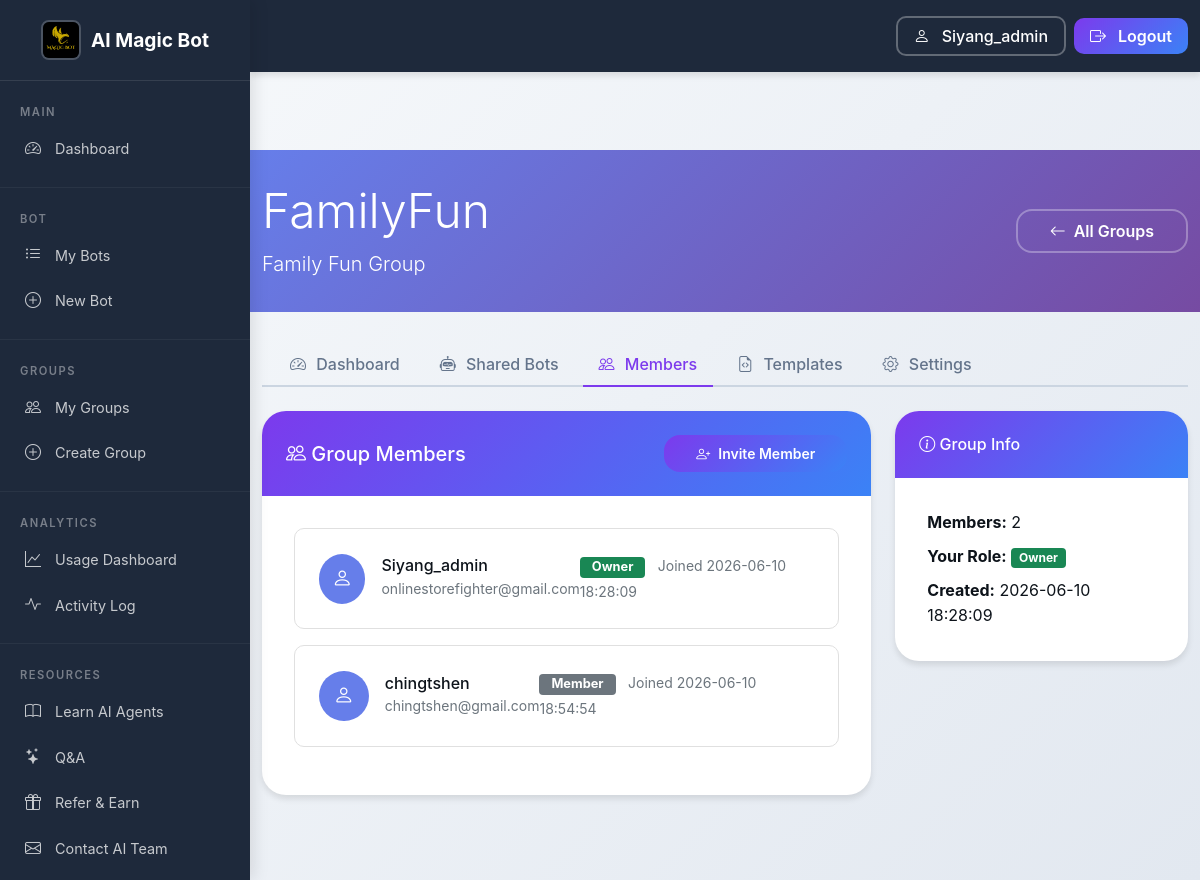
Screenshot of /groups/3/members (signed in) with the database file from the repository.
### tables this page shows
CREATE TABLE "users" (id INTEGER PRIMARY KEY AUTOINCREMENT, provider TEXT NOT NULL DEFAULT 'local', provider_id TEXT UNIQUE, username TEXT NOT NULL UNIQUE, email TEXT UNIQUE, password_hash TEXT, referral_credits INTEGER DEFAULT 0, referral_badge TEXT DEFAULT NULL, created_at TIMESTAMP DEFAULT CURRENT_TIMESTAMP, updated_at TIMESTAMP DEFAULT CURRENT_TIMESTAMP, preferred_platform TEXT DEFAULT NULL, platform_user_id TEXT DEFAULT NULL, trial_started_at TIMESTAMP DEFAULT NULL, bonus_trial_months INTEGER DEFAULT 0, stripe_customer_id TEXT DEFAULT NULL, subscription_status TEXT DEFAULT 'trial', subscription_id TEXT DEFAULT NULL, billing_plan TEXT DEFAULT 'free_trial', trial_ended_at TIMESTAMP DEFAULT NULL);

CREATE TABLE groups (
            id INTEGER PRIMARY KEY AUTOINCREMENT,
            name TEXT NOT NULL,
            description TEXT,
            created_by INTEGER NOT NULL REFERENCES users(id) ON DELETE CASCADE,
            created_at TIMESTAMP DEFAULT CURRENT_TIMESTAMP,
            updated_at TIMESTAMP DEFAULT CURRENT_TIMESTAMP,
            is_active BOOLEAN DEFAULT TRUE,
            settings TEXT DEFAULT '{}'
        , group_chat_id TEXT DEFAULT NULL);

CREATE TABLE group_members (
            id INTEGER PRIMARY KEY AUTOINCREMENT,
            group_id INTEGER NOT NULL REFERENCES groups(id) ON DELETE CASCADE,
            user_id INTEGER NOT NULL REFERENCES users(id) ON DELETE CASCADE,
            role TEXT NOT NULL DEFAULT 'member',
            joined_at TIMESTAMP DEFAULT CURRENT_TIMESTAMP,
            invited_by INTEGER REFERENCES users(id) ON DELETE SET NULL,
            status TEXT DEFAULT 'active',
            permissions TEXT DEFAULT '{}',
            UNIQUE(group_id, user_id)
        );

### group_collaboration_ui_part2.py (the view)
    @app.route("/groups/<int:group_id>/members")
    @group_required
    def group_members(group_id):
        conn = get_db_connection()
        group = conn.execute("SELECT * FROM groups WHERE id = ?", (group_id,)).fetchone()
        members = conn.execute("""
            SELECT
                tm.*,
                u.username,
                u.email,
                u.provider
            FROM group_members tm
            JOIN users u ON tm.user_id = u.id
            WHERE tm.group_id = ?
            ORDER BY
                CASE tm.role
                    WHEN 'owner' THEN 1
                    WHEN 'admin' THEN 2
                    WHEN 'member' THEN 3
                    WHEN 'viewer' THEN 4
                    ELSE 5
                END,
                tm.joined_at
        """, (group_id,)).fetchall()
        invitations = conn.execute("""
            SELECT ti.*, u.username as invited_by_name
            FROM group_invitations ti
            LEFT JOIN users u ON ti.invited_by = u.id
            WHERE ti.group_id = ? AND ti.status = 'pending'
            ORDER BY ti.created_at DESC
        """, (group_id,)).fetchall()
        user_role = conn.execute("""
            SELECT role FROM group_members
            WHERE group_id = ? AND user_id = ?
        """, (group_id, session["user_id"])).fetchone()
        conn.close()
        return render_template("group_members.html",
                             group=group,
                             members=members,
                             invitations=invitations,
                             user_role=user_role["role"] if user_role else None,
                             is_admin=(session.get("role") == "admin"),
                             username=session.get("username"),
                             role=session.get("role", "customer"))

### app_complete_with_groups.py (called while the page is built, shortened)
@app.context_processor
def inject_trial_notification():
    return {}

@app.context_processor
def inject_random_background():
    import random
    background_images = [
        '/static/AI_IMG1.jpeg',
        '/static/AI_IMG_2.jpeg',
        '/static/AI_IMG_3.jpeg',
        '/static/AI_IMG_4.jpeg'
    ]
    random_bg = random.choice(background_images)
    return {
        'random_background': random_bg,
        'all_backgrounds': background_images,
        'is_admin': session.get('role') == 'admin'
    }

@app.after_request
def _log_access(response):
    if hasattr(request, "method") and hasattr(request, "path"):
        _access_logger.info(
            '%s %s %s %s',
            request.remote_addr or "-",
            request.method,
            request.full_path if hasattr(request, "full_path") else request.path,
            response.status_code,
        )
    return response

    def __call__(self, environ, start_response):
        environ['wsgi.url_scheme'] = 'https'
        return super().__call__(environ, start_response)

### db.py (called while the page is built)
def _sqlite_conn():
    import sqlite3
    db_path = Path(__file__).parent / "users.db"
    conn = sqlite3.connect(str(db_path), timeout=10)
    conn.row_factory = sqlite3.Row
    conn.execute("PRAGMA journal_mode=WAL")
    conn.execute("PRAGMA busy_timeout = 5000")
    conn.execute("PRAGMA synchronous = NORMAL")
    conn.execute("PRAGMA foreign_keys = ON")
    return conn

def get_conn():
    if USE_PG:
        return _pg_conn()
    return _sqlite_conn()

### group_collaboration_ui_part2.py (called while the page is built)
def get_db_connection():
    return get_conn()

def check_group_permission(user_id, group_id, required_role='member'):
    conn = get_db_connection()
    member = conn.execute("""
        SELECT role FROM group_members
        WHERE user_id = ? AND group_id = ? AND status = 'active'
    """, (user_id, group_id)).fetchone()
    conn.close()
    if not member:
        return False
    role_hierarchy = {'owner': 4, 'admin': 3, 'member': 2, 'viewer': 1}
    user_role_level = role_hierarchy.get(member['role'], 0)
    required_role_level = role_hierarchy.get(required_role, 0)
    return user_role_level >= required_role_level

### templates/group_members.html (shortened to what this page needs)
<!DOCTYPE html>
<html lang="en">
<head>
    <link href="https://cdn.jsdelivr.net/npm/bootstrap@5.1.3/dist/css/bootstrap.min.css" rel="stylesheet">
    <link rel="stylesheet" href="https://cdn.jsdelivr.net/npm/bootstrap-icons@1.8.1/font/bootstrap-icons.css">
    <link rel="stylesheet" href="{{ url_for('static', filename='css/shared.css') }}">
</head>
<body class="sidebar-layout">
    {% with active_page='groups' %}
{% include '_sidebar.html' %}
{% endwith %}
<div class="sidebar-content">
    <div class="group-header">
        <div class="container">
            <div class="d-flex justify-content-between align-items-center">
                <div>
                    <h1 class="display-5 mb-2">{{ group.name }}</h1>
                    {% if group.description %}
                    <p class="lead mb-0">{{ group.description }}</p>
                    {% endif %}
                </div>
                <div>
                    <a href="/groups" class="btn btn-outline-light"><i class="bi bi-arrow-left"></i> All Groups</a>
                </div>
            </div>
        </div>
    </div>
    <div class="container">
        <ul class="nav nav-tabs mb-4">
            <li class="nav-item">
                <a class="nav-link" href="/groups/{{ group.id }}">
                    <i class="bi bi-speedometer2"></i> Dashboard
                </a>
            </li>
            <li class="nav-item">
                <a class="nav-link" href="/groups/{{ group.id }}/bots">
                    <i class="bi bi-robot"></i> Shared Bots
                </a>
            </li>
            <li class="nav-item">
                <a class="nav-link active" href="/groups/{{ group.id }}/members">
                    <i class="bi bi-people"></i> Members
                </a>
            </li>
            <li class="nav-item">
                <a class="nav-link" href="/groups/{{ group.id }}/templates">
                    <i class="bi bi-file-earmark-code"></i> Templates
                </a>
            </li>
            <li class="nav-item">
                <a class="nav-link" href="/groups/{{ group.id }}/settings">
                    <i class="bi bi-gear"></i> Settings
                </a>
            </li>
        </ul>
        <div class="row">
            <div class="col-lg-8">
                <div class="card">
                    <div class="card-header d-flex justify-content-between align-items-center">
                        <h5 class="mb-0"><i class="bi bi-people"></i> Group Members</h5>
                        {% if user_role == 'owner' or user_role == 'admin' %}
                        <button class="btn btn-primary btn-sm" data-bs-toggle="modal" data-bs-target="#inviteModal">
                            <i class="bi bi-person-plus"></i> Invite Member
                        </button>
                        {% endif %}
                    </div>
                    <div class="card-body">
                        {% if members %}
                            {% for member in members %}
                            <div class="member-card">
                                <div class="d-flex align-items-center">
                                    <div class="avatar me-3">
                                        <i class="bi bi-person"></i>
                                    </div>
                                    <div class="flex-grow-1">
                                        <div class="d-flex justify-content-between align-items-center">
                                            <div>
                                                <h6 class="mb-0">{{ member.username }}</h6>
                                                <small class="text-muted">{{ member.email }}</small>
                                            </div>
                                            <div>
                                                <span class="badge bg-{{ 'success' if member.role == 'owner' else 'primary' if member.role == 'admin' else 'secondary' }} role-badge">
                                                    {{ member.role|title }}
                                                </span>
                                                <small class="text-muted ms-2">Joined {{ member.joined_at }}</small>
                                            </div>
                                        </div>
                                    </div>
                                </div>
                            </div>
                            {% endfor %}
                        {% endif %}
                    </div>
                </div>
            </div>
            <div class="col-lg-4">
                <div class="card">
                    <div class="card-header">
                        <h6 class="mb-0"><i class="bi bi-info-circle"></i> Group Info</h6>
                    </div>
                    <div class="card-body">
                        <ul class="list-unstyled mb-0">
                            <li class="mb-2"><strong>Members:</strong> {{ members|length }}</li>
                            <li class="mb-2"><strong>Your Role:</strong>
                                <span class="badge bg-{{ 'success' if user_role == 'owner' else 'primary' if user_role == 'admin' else 'secondary' }}">
                                    {{ user_role|title }}
                                </span>
                            </li>
                            <li><strong>Created:</strong> {{ group.created_at }}</li>
                        </ul>
                    </div>
                </div>
            </div>
        </div>
    </div>
</div>
</body>
</html>

### templates/_navbar.html (shortened to what this page needs)
<nav class="navbar navbar-expand-lg navbar-dark fixed-top">
    <div class="container">
        <div class="collapse navbar-collapse" id="navbarNav">
            <ul class="navbar-nav ms-auto align-items-center">
                {% if username %}
                <li class="nav-item ms-3">
                    <a href="{{ url_for('profile') }}" class="btn btn-outline-light" style="border-radius: 10px; padding: 6px 16px; font-weight: 500; border-width: 2px;">
                        <i class="bi bi-person me-1"></i> {{ username }}
                    </a>
                </li>
                {% endif %}
                <li class="nav-item ms-2">
                    <a href="{{ url_for('logout') }}" class="btn btn-primary" style="border-radius: 10px; padding: 6px 16px; font-weight: 600;">
                        <i class="bi bi-box-arrow-right me-1"></i> Logout
                    </a>
                </li>
            </ul>
        </div>
    </div>
</nav>
<div style="padding-top: 80px;"></div>

### static/css/shared.css (style rules this page uses)
:root { --primary-color: #7c3aed; --secondary-color: #3b82f6; --accent-color: #f59e0b; --success-color: #10b981; --danger-color: #ef4444; --warning-color: #f59e0b; --info-color: #3b82f6; --dark-color: #1e293b; --light-color: #f8fafc; --gray-100: #f1f5f9; --gray-200: #e2e8f0; --gray-300: #cbd5e1; --gray-400: #94a3b8; --gray-500: #64748b; --gray-600: #475569; --gray-700: #334155; --gray-800: #1e293b; --gray-900: #0f172a; --body-bg: linear-gradient(135deg, #f8fafc 0%, #e2e8f0 100%); --card-bg: white; --text-color: var(--dark-color); --text-light: var(--gray-600); --text-muted: var(--gray-500); --border-color: var(--gray-300); --spacing-xs: 0.25rem; --spacing-sm: 0.5rem; --spacing-md: 1rem; --spacing-lg: 1.5rem; --spacing-xl: 2rem; --spacing-2xl: 3rem; --spacing-3xl: 4rem; --radius-sm: 0.25rem; --radius-md: 0.5rem; --radius-lg: 1rem; --radius-xl: 1.5rem; --radius-2xl: 2rem; --shadow-sm: 0 1px 3px rgba(0, 0, 0, 0.12); --shadow-md: 0 4px 6px rgba(0, 0, 0, 0.1); --shadow-lg: 0 10px 25px rgba(0, 0, 0, 0.15); --shadow-xl: 0 20px 40px rgba(0, 0, 0, 0.2); --shadow-2xl: 0 25px 50px rgba(0, 0, 0, 0.25); --transition-fast: 0.15s ease; --transition-normal: 0.3s ease; --transition-slow: 0.5s ease; --transition-bounce: cubic-bezier(0.175, 0.885, 0.32, 1.275); }
* { font-family: 'Poppins', -apple-system, BlinkMacSystemFont, 'Segoe UI', Roboto, 'Helvetica Neue', Arial, sans-serif; box-sizing: border-box; }
body { background: var(--body-bg); color: var(--text-color); line-height: 1.6; min-height: 100vh; overflow-x: hidden; }
a { color: var(--primary-color); text-decoration: none; transition: color var(--transition-fast); }
.navbar { background: var(--dark-color); transition: all var(--transition-normal); z-index: 1030; padding: var(--spacing-md) 0; box-shadow: var(--shadow-md); }
.nav-link { font-weight: 500; padding: var(--spacing-sm) var(--spacing-md) !important; margin: 0 var(--spacing-xs); border-radius: var(--radius-md); transition: all var(--transition-normal); color: rgba(255, 255, 255, 0.9) !important; }
.nav-link:hover, .nav-link.active { background: rgba(255, 255, 255, 0.1); transform: translateY(-2px); color: white !important; }
.nav-link.active { background: rgba(124, 58, 237, 0.2); border-left: 3px solid var(--primary-color); }
.nav-tabs { border-bottom: 2px solid var(--border-color); padding-left: var(--spacing-sm); }
.nav-tabs .nav-link { color: var(--text-muted) !important; background: transparent; border: none; margin-bottom: -2px; border-bottom: 2px solid transparent; border-radius: 0; padding: var(--spacing-sm) var(--spacing-md) !important; font-weight: 500; }
.nav-tabs .nav-link.active { color: var(--primary-color) !important; background: transparent; border: none; border-bottom: 2px solid var(--primary-color); transform: none; }
.nav-tabs .nav-link i { margin-right: 6px; }
.btn { border-radius: var(--radius-lg); font-weight: 600; padding: var(--spacing-sm) var(--spacing-xl); transition: all var(--transition-normal); border: none; display: inline-flex; align-items: center; justify-content: center; gap: var(--spacing-sm); }
.btn-primary { background: linear-gradient(135deg, var(--primary-color), var(--secondary-color)); border: none; color: white; }
.btn-outline-light { border: 2px solid rgba(255, 255, 255, 0.3); color: white; background: transparent; }
.card { border: none; border-radius: var(--radius-xl); box-shadow: var(--shadow-md); transition: all var(--transition-normal); background: var(--card-bg); overflow: hidden; }
.card-header { background: linear-gradient(135deg, var(--primary-color), var(--secondary-color)); color: white; border: none; padding: var(--spacing-lg); font-weight: 600; }
.card-body { padding: var(--spacing-xl); }
body.sidebar-layout { padding-left: 250px; transition: padding-left var(--transition-normal); min-height: 100vh; }
body.sidebar-layout .navbar { left: 250px; width: calc(100% - 250px); }
.sidebar-content { padding-top: 20px; }
.sidebar-content { margin-left: 0; padding-top: 70px; min-height: 100vh; }

### rows the page displays
users: username "Siyang_admin"
groups: name "FamilyFun", description "Family Fun Group", created_at "2026-06-10 18:28:09"
group_members: username "Siyang_admin", email "onlinestorefighter@gmail.com", role "Owner", joined_at "2026-06-10 18:28:09"
group_members: username "chingtshen", email "chingtshen@gmail.com", role "Member", joined_at "2026-06-10 18:54:54"

### other values shown
{{ members|length }} "2"
